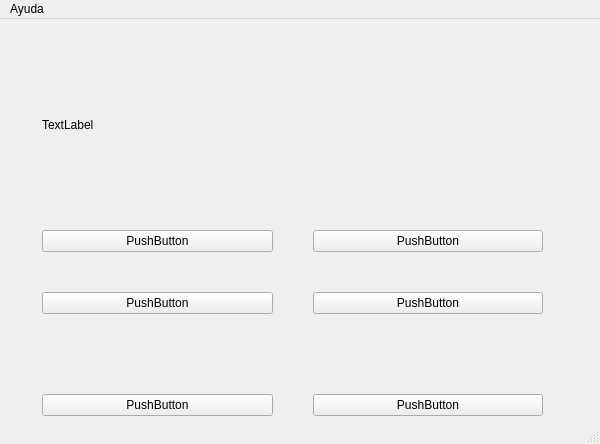
<?xml version="1.0" encoding="UTF-8"?>
<ui version="4.0">
 <class>MainWindow</class>
 <widget class="QMainWindow" name="MainWindow">
  <property name="geometry">
   <rect>
    <x>0</x>
    <y>0</y>
    <width>600</width>
    <height>444</height>
   </rect>
  </property>
  <property name="minimumSize">
   <size>
    <width>600</width>
    <height>400</height>
   </size>
  </property>
  <property name="maximumSize">
   <size>
    <width>600</width>
    <height>444</height>
   </size>
  </property>
  <property name="windowTitle">
   <string>MainWindow</string>
  </property>
  <widget class="QWidget" name="centralwidget">
   <property name="minimumSize">
    <size>
     <width>600</width>
     <height>400</height>
    </size>
   </property>
   <property name="maximumSize">
    <size>
     <width>600</width>
     <height>400</height>
    </size>
   </property>
   <widget class="QWidget" name="gridLayoutWidget">
    <property name="geometry">
     <rect>
      <x>2</x>
      <y>0</y>
      <width>581</width>
      <height>412</height>
     </rect>
    </property>
    <layout class="QGridLayout" name="gridLayout">
     <property name="leftMargin">
      <number>40</number>
     </property>
     <property name="topMargin">
      <number>40</number>
     </property>
     <property name="rightMargin">
      <number>40</number>
     </property>
     <property name="bottomMargin">
      <number>15</number>
     </property>
     <property name="spacing">
      <number>40</number>
     </property>
     <item row="2" column="1">
      <widget class="QPushButton" name="pushButton_4">
       <property name="text">
        <string>PushButton</string>
       </property>
      </widget>
     </item>
     <item row="3" column="1">
      <spacer name="verticalSpacer">
       <property name="orientation">
        <enum>Qt::Vertical</enum>
       </property>
       <property name="sizeType">
        <enum>QSizePolicy::Fixed</enum>
       </property>
       <property name="sizeHint" stdset="0">
        <size>
         <width>20</width>
         <height>40</height>
        </size>
       </property>
      </spacer>
     </item>
     <item row="4" column="1">
      <widget class="QPushButton" name="pushButton_6">
       <property name="text">
        <string>PushButton</string>
       </property>
      </widget>
     </item>
     <item row="2" column="0">
      <widget class="QPushButton" name="pushButton_3">
       <property name="text">
        <string>PushButton</string>
       </property>
      </widget>
     </item>
     <item row="1" column="0">
      <widget class="QPushButton" name="pushButton">
       <property name="text">
        <string>PushButton</string>
       </property>
      </widget>
     </item>
     <item row="0" column="0" colspan="2">
      <widget class="QLabel" name="label">
       <property name="text">
        <string>TextLabel</string>
       </property>
      </widget>
     </item>
     <item row="4" column="0">
      <widget class="QPushButton" name="pushButton_5">
       <property name="text">
        <string>PushButton</string>
       </property>
      </widget>
     </item>
     <item row="1" column="1">
      <widget class="QPushButton" name="pushButton_2">
       <property name="text">
        <string>PushButton</string>
       </property>
      </widget>
     </item>
    </layout>
   </widget>
  </widget>
  <widget class="QMenuBar" name="menubar">
   <property name="geometry">
    <rect>
     <x>0</x>
     <y>0</y>
     <width>600</width>
     <height>22</height>
    </rect>
   </property>
   <widget class="QMenu" name="menuAcerca_de">
    <property name="title">
     <string>Ayuda</string>
    </property>
    <addaction name="actionAcerca_de"/>
   </widget>
   <addaction name="menuAcerca_de"/>
  </widget>
  <widget class="QStatusBar" name="statusbar"/>
  <action name="actionAcerca_de">
   <property name="text">
    <string>Acerca de</string>
   </property>
  </action>
 </widget>
 <resources/>
 <connections/>
</ui>
